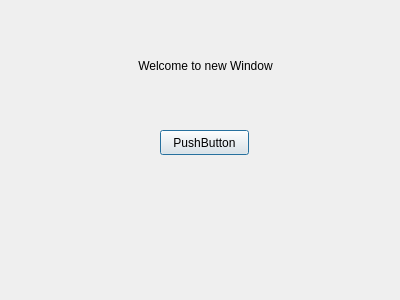
<?xml version="1.0" encoding="UTF-8"?>
<ui version="4.0">
 <class>MyDialog</class>
 <widget class="QDialog" name="MyDialog">
  <property name="geometry">
   <rect>
    <x>0</x>
    <y>0</y>
    <width>400</width>
    <height>300</height>
   </rect>
  </property>
  <property name="windowTitle">
   <string>Dialog</string>
  </property>
  <widget class="QPushButton" name="pushButton">
   <property name="geometry">
    <rect>
     <x>160</x>
     <y>130</y>
     <width>89</width>
     <height>25</height>
    </rect>
   </property>
   <property name="text">
    <string>PushButton</string>
   </property>
  </widget>
  <widget class="QLabel" name="label">
   <property name="geometry">
    <rect>
     <x>100</x>
     <y>30</y>
     <width>211</width>
     <height>71</height>
    </rect>
   </property>
   <property name="layoutDirection">
    <enum>Qt::LayoutDirection::LeftToRight</enum>
   </property>
   <property name="text">
    <string>Welcome to new Window</string>
   </property>
   <property name="alignment">
    <set>Qt::AlignmentFlag::AlignCenter</set>
   </property>
  </widget>
 </widget>
 <resources/>
 <connections/>
</ui>
